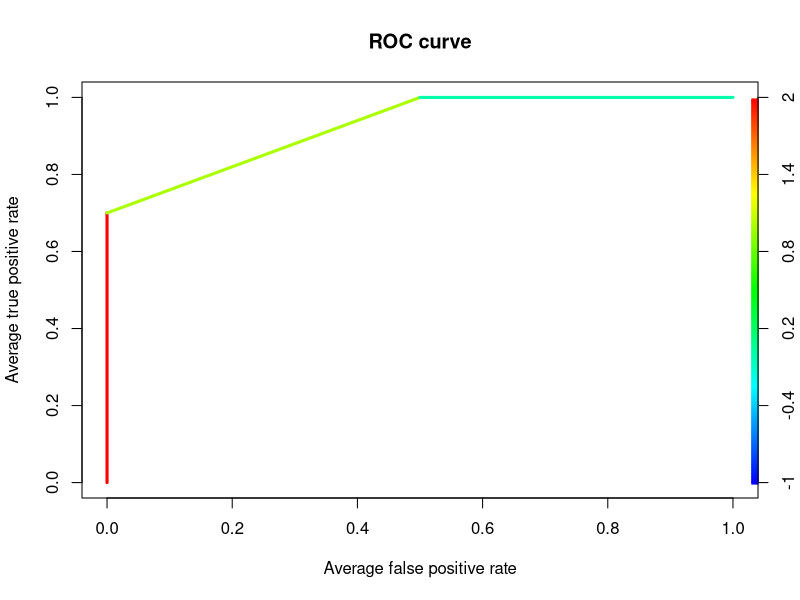
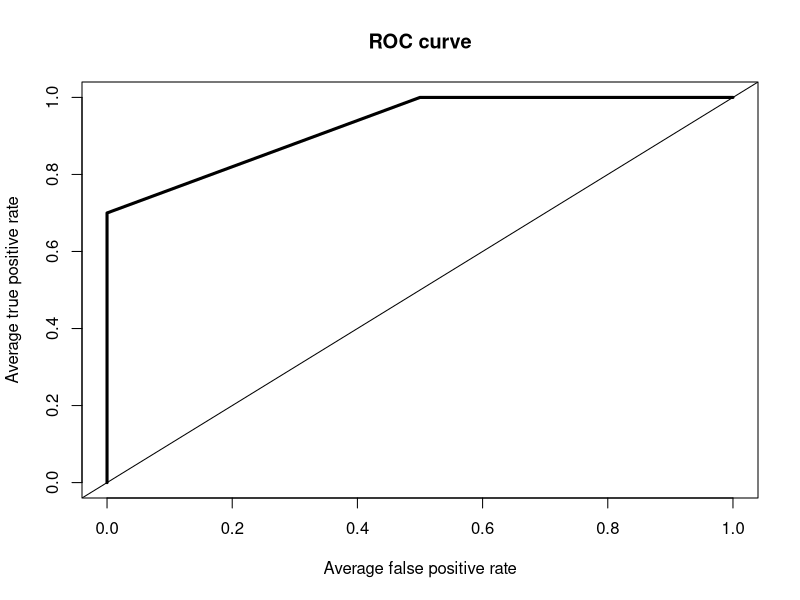

Here is the R script that generated these plots, in order:
###################################
#
rm(list=ls(all=TRUE))
##################################
# Generate training and testing data similar to IRIS
set.seed(100)
numbers1 = rnorm(400)
rows1 = 40
columns1 = 10
training = matrix(numbers1, rows1, columns1)

##############
set.seed(100)
#set.seed(0)
numbers2 = rnorm(400)
rows2 = 40
columns2 = 10
testing = matrix(numbers2, rows2, columns2)

###############################
head(training)
head(testing)

###############################################
# Binary Response Variable for ROC Curve
#
# Generate class labels training data
(cl_training <- rep(c(-1, 1), each=20))
length(cl_training)

# Generate class labels testing data
(cl_testing <- rep(c(-1,1),each=20))
length(cl_testing)
########################################
# Apply KNN Modeling method
#
m1 <- class::knn(training, testing, cl_training, k=2, prob=TRUE)
m1
# Compute the probabilities
#
(prob1 <- attr(m1, "prob"))

(prob2 <- 2*ifelse(m1 == "-1", 1-prob1, prob1) - 1)

#########################################
library(ROCR)
pred_knn <- prediction(prob2, cl_testing)

pred_knn <- performance(pred_knn, "tpr", "fpr")

plot(pred_knn, avg= "threshold", colorize=T, lwd=3, main="ROC curve")

plot(pred_knn, avg= "threshold", lwd=3, main="ROC curve")

abline(a=0,b=1)

############################################
